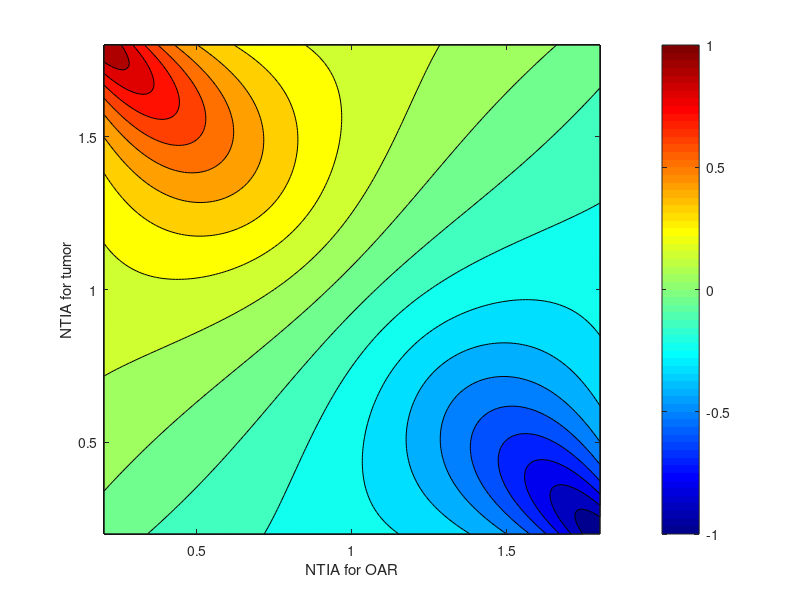

Write the MATLAB code that produced this figure. (Note: this script raises an error after producing the figure.)
close all
xx = 0.2:0.01:1.8;
yy = 0.2:0.01:1.8;


[XX,YY] = meshgrid(xx,yy);

a = YY-XX;
b = YY+XX;


bmax = max(b(:));
amax = max(a(:));

% val = a + 50*a./real(((bmax/2).^2-(b-bmax/2).^2).^1.2);.


% val = a + 50*a./abs((9-(b-3).^2).^1.1);


% val = a + 0.2*a./exp((-(b-2).^2)/0.45);

val1 = 1*a./exp((-(b-2).^2)/2);

val2 = 1*(b-2)./exp((-(a).^2)/2) ;

val_1 = val1*1./(val2.^2+0.5);
val_1 = val_1./abs(min(val_1(:)));



val_2 = val2*1./(val1.^2+0.5);
val_2 = val_2./abs(min(val_2(:)));



% 
% contourf(XX,YY,val1,20)
% colormap("jet")
% colorbar()
% % caxis([-1,1])
% 
% figure()
% 
% contourf(XX,YY,1./(val2.^2+1),20)
% colormap("jet")
% colorbar()
% % caxis([-1,1])
% 
% figure()

contourf(XX,YY,val_1,20)
colormap("jet")
cb = colorbar();
caxis([-1,1])

xlabel("NTIA for OAR")
ylabel("NTIA for tumor")
cb.Label.String = "Efficacy"
cb.Label.FontSize= 13;




xline(1)
yline(1)